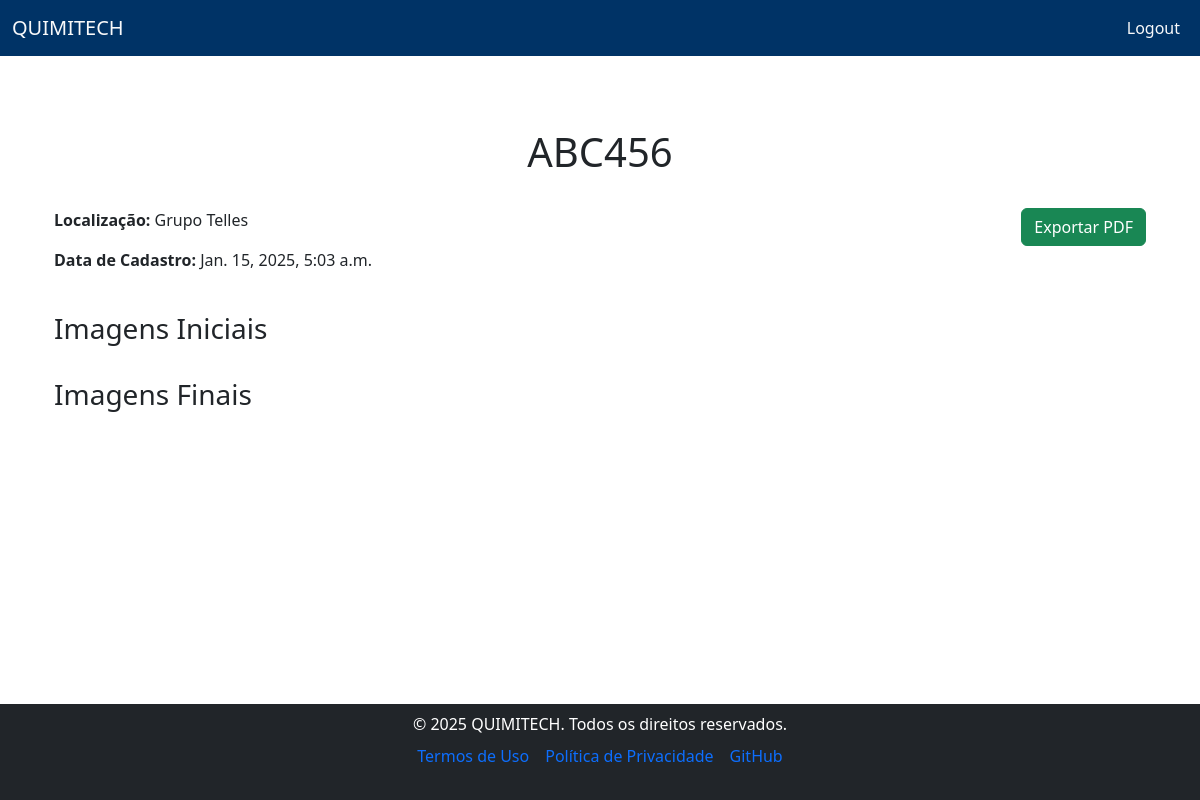
Page /filters/8/ (signed in) on the committed database.
### filters/models.py (models this page shows, shortened)
class Filter(models.Model):
    unique_code = models.CharField(max_length=100, unique=True)
    mass_initial_images = models.ManyToManyField(Image, related_name="mass_initial_images")
    mass_final_images = models.ManyToManyField(Image, related_name="mass_final_images")
    sync_date = models.DateTimeField(auto_now_add=True)
    user = models.ForeignKey(User, on_delete=models.CASCADE)
    location = models.CharField(max_length=255)

### filters/views.py (the view)
# urls.py: path('filters/<int:pk>/', views.filter_detail, name='filter_detail'),
@login_required
def filter_detail(request, pk):
    filter_instance = get_object_or_404(Filter, pk=pk)
    return render(request, "filters/filter_detail.html", {"filter": filter_instance})

### quimitech/context_processors.py (called while the page is built)
def year_context_processor(request):
    return {'year': datetime.now().year}

### templates/filters/filter_detail.html (shortened to what this page needs)
{% extends "base.html" %}
{% block content %}
<div class="container mt-4">
    <div class="row">
        <div class="col-md-12 text-center mb-4">
            <h1>{{ filter.unique_code }}</h1>
        </div>
    </div>
    <div class="row">
        <div class="col-md-6">
            <p><strong>Localização:</strong> {{ filter.location }}</p>
            <p><strong>Data de Cadastro:</strong> {{ filter.sync_date }}</p>
        </div>
        <div class="col-md-6 text-end">
            <a href="{% url 'export_filter_pdf' filter.id %}" class="btn btn-success">
                 Exportar PDF
            </a>
        </div>
    </div>
    <div class="row mt-4">
        <div class="col-md-12">
            <h3>Imagens Iniciais</h3>
        </div>
    </div>
    <div class="row mt-4">
        <div class="col-md-12">
            <h3>Imagens Finais</h3>
        </div>
    </div>
</div>
{% endblock content %}

### static/css/style.css (style rules this page uses)
html, body { height: 100%; }
body { display: flex; flex-direction: column; }
.container { flex: 1; }

### rows in the picture
Filter: unique_code "ABC456", location "Grupo Telles", sync_date "Jan. 15, 2025, 5:03 a.m."
